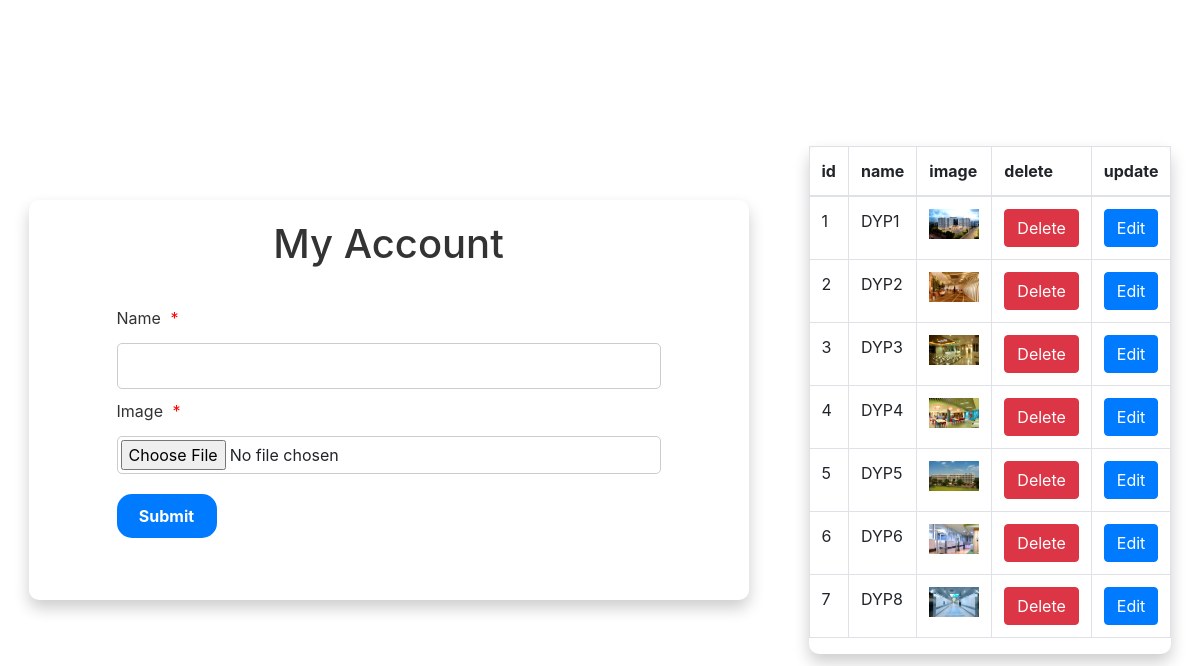
The page /account.php on the database its author committed.
### tables this page shows
CREATE TABLE `tbl_account` (
  `id` int(25) NOT NULL,
  `name` varchar(255) NOT NULL,
  `image` varchar(255) NOT NULL
);

### account.php (the view, shortened to what this page needs)
<?php
include ("apis/user_login.php");
?>
<!DOCTYPE html>
<html lang="en">
<head>
    <link rel="stylesheet" href="styles/account.css">
    <link rel="stylesheet" href="https://stackpath.bootstrapcdn.com/bootstrap/4.5.2/css/bootstrap.min.css">
</head>
<body>
    <div class="contact-container">
        <h1>My Account</h1>
        <form method="post" enctype="multipart/form-data">
            <label for="name">Name <span class="required">*</span></label>
            <input type="text" id="name" name="name" required>
            <label for="image">Image <span class="required">*</span></label>
            <input type="file" id="image" name="image" accept="image/*" required>
            <button type="submit">Submit</button>
        </form>
    </div>
    <div class="second-container">
        <table class="table table-bordered table-hover border-primary ">
            <thead>
                <tr>
                    <th>id</th>
                    <th>name</th>
                    <th>image</th>
                    <th>delete</th>
                    <th>update</th>
                </tr>
            </thead>
            <tbody>
                <?php
                $i = 1;
                $query = "SELECT * FROM tbl_account";
                $result = mysqli_query($conn, $query);
                while ($row = mysqli_fetch_assoc($result)) {
                    echo "<tr>";
                    ?>
                    <td><?php echo $i; ?> </td>
                    <td><?php echo $row['name']; ?></td>
                    <td><img width='50px' height='30px' src='img/<?php echo $row['image']; ?>' alt=''></td>
                    <td>
                        <form action="delete_user.php" method="post" style="display:inline;">
                            <input type="submit" name="delete" class="btn btn-danger" value="Delete">
                        </form>
                    </td>
                    <td>
                        <form action="edit_user.php" method="post" style="display:inline;">
                            <input type="submit" class="btn btn-primary" value="Edit">
                        </form>
                    </td>
                    <?php
                    $i++;
                    echo "</tr>";
                }
                ?>
            </tbody>
        </table>
    </div>
</body>
</html>

### styles/account.css (style rules this page uses)
body { align-items: center; background-color: #f4f4f4; display: flex; font-family: Arial, sans-serif; height: 100vh; justify-content: center; margin: 0; }
.contact-container { align-items: center; border-radius: 10px; box-shadow: 0 8px 16px rgba(0, 0, 0, 0.2); background-color: white; display: flex; flex-direction: column; height: 50%; padding: 20px; width: 60%; }
.contact-container h1 { color: #333; text-align: center; }
.contact-container form { display: flex; flex-direction: column; margin-top: 20px; width: 80%; }
.contact-container form label { color: #333; margin-top: 10px; }
.contact-container form input, button { border: 1px solid #ccc; border-radius: 5px; margin-top: 5px; padding: 10px; }
.contact-container form input[type="file"] { padding: 3px; }
.contact-container form button { border: none; border-radius: 15px; background-color: #007bff; color: white; cursor: pointer; font-weight: bold; width: 50%; margin-top: 20px; width: 100px; }
.contact-container form .required { color: red; margin-left: 5px; }
.second-container { margin-left: 5%; border-radius: 10px; box-shadow: 0 8px 16px rgba(0, 0, 0, 0.2); }

### rows shown on the page
tbl_account: name "DYP1", image (picture)
tbl_account: name "DYP2", image (picture)
tbl_account: name "DYP3", image (picture)
tbl_account: name "DYP4", image (picture)
tbl_account: name "DYP5", image (picture)
tbl_account: name "DYP6", image (picture)
tbl_account: name "DYP8", image (picture)
